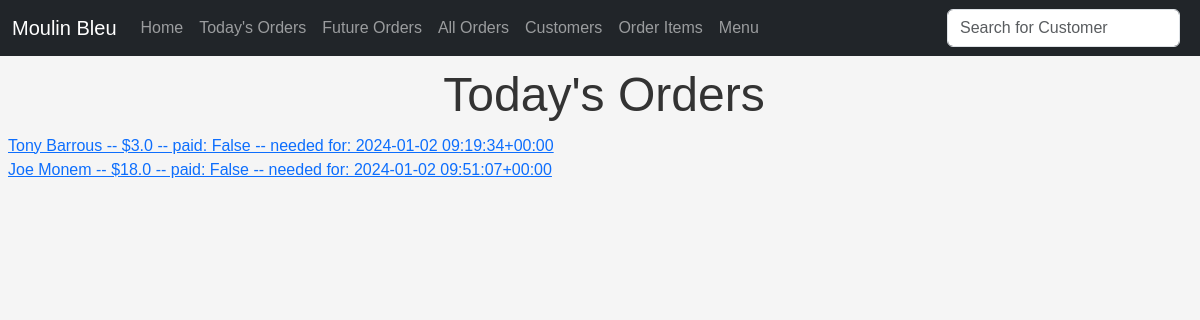
Before: /todays_orders with the older database file.
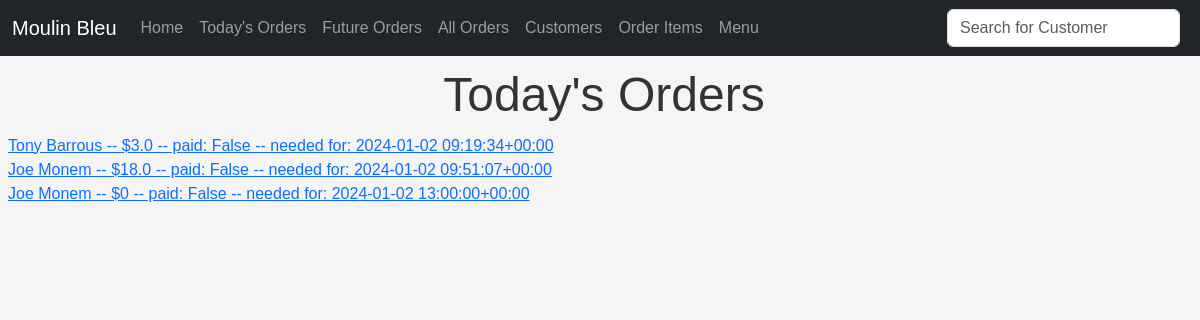
After: the same page with the newer database file.
### ordersapp/models.py (models this page shows, shortened)
class Order(models.Model):
    customer = models.ForeignKey(
        Customer, on_delete=models.CASCADE, blank=False, null=False
    )
    created_at = models.DateTimeField(auto_now_add=True)
    needed_for = models.DateTimeField()
    order_items = models.ManyToManyField(OrderItem, null=False)
    paid = models.BooleanField(null=False, default=False)
    delivery = models.BooleanField(null=False, default=False)
    notes = models.TextField(null=True)
    @property
    def total_price(self):
        return sum(item.price for item in self.order_items.all())
    def __str__(self):
        return f"{self.customer.name} -- ${self.total_price} -- paid: {self.paid} -- needed for: {self.needed_for}"

class OrderItem(models.Model):
    food_item = models.ForeignKey(FoodItem, on_delete=models.CASCADE)
    quantity = models.FloatField()
    linked_order = models.ForeignKey(
        "Order", on_delete=models.CASCADE, null=True, blank=True
    )
    @property
    def price(self):
        return self.food_item.price * self.quantity

### mainapp/models.py (models this page shows, shortened)
class Customer(models.Model):
    name = models.CharField(max_length=255)
    phone_number = models.CharField(max_length=255)
    location = models.CharField(max_length=255)
    date_added = models.DateField(default=timezone.now)

### menuapp/models.py (models this page shows, shortened)
class FoodItem(models.Model):
    name = models.CharField(max_length=255)
    price = models.IntegerField()
    notes = models.TextField()
    plat_du_jour = models.BooleanField(default=False)

### ordersapp/views.py (the view)
# urls.py: path("todays_orders", TodaysOrdersView.as_view(), name="todays_orders"),
class TodaysOrdersView(ListView):
    model = Order
    template_name = "todays_orders.html"
    context_object_name = "orders"
    def get_context_data(self, **kwargs):
        context = super().get_context_data(**kwargs)
        today = timezone.now().date()
        todays_orders = Order.objects.filter(needed_for__date=today)
        context["todays_orders"] = todays_orders
        return context

### ordersapp/templates/todays_orders.html (shortened to what this page needs)
{% extends 'base.html' %}
{%block content %}
<h1>Today's Orders</h1>
<ul>
    {% for todays_order in todays_orders %}
    <li>
        <a href="{% url 'order_details' todays_order.pk %}">{{ todays_order }}</a>
        <br>
    </li>
    {% endfor %}
</ul>
{% endblock %}

Changed rows visible on the page:
added Order: customer+id+paid "Joe Monem -- $0 -- paid: False -- needed for: 2024-01-02 13:00:00+00:00"
